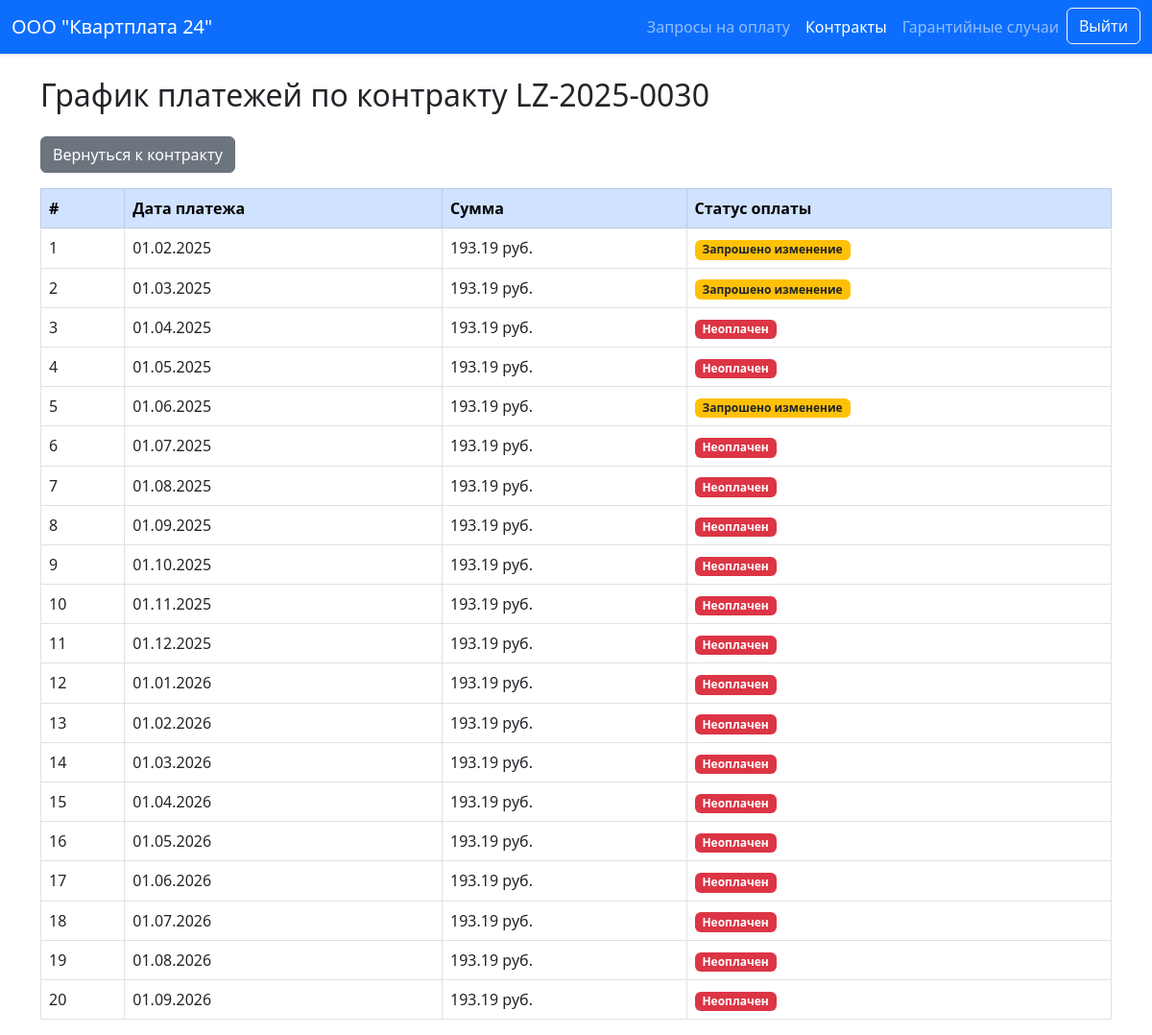
The page /contract/12/payments/ (signed in) on the database as committed earlier.
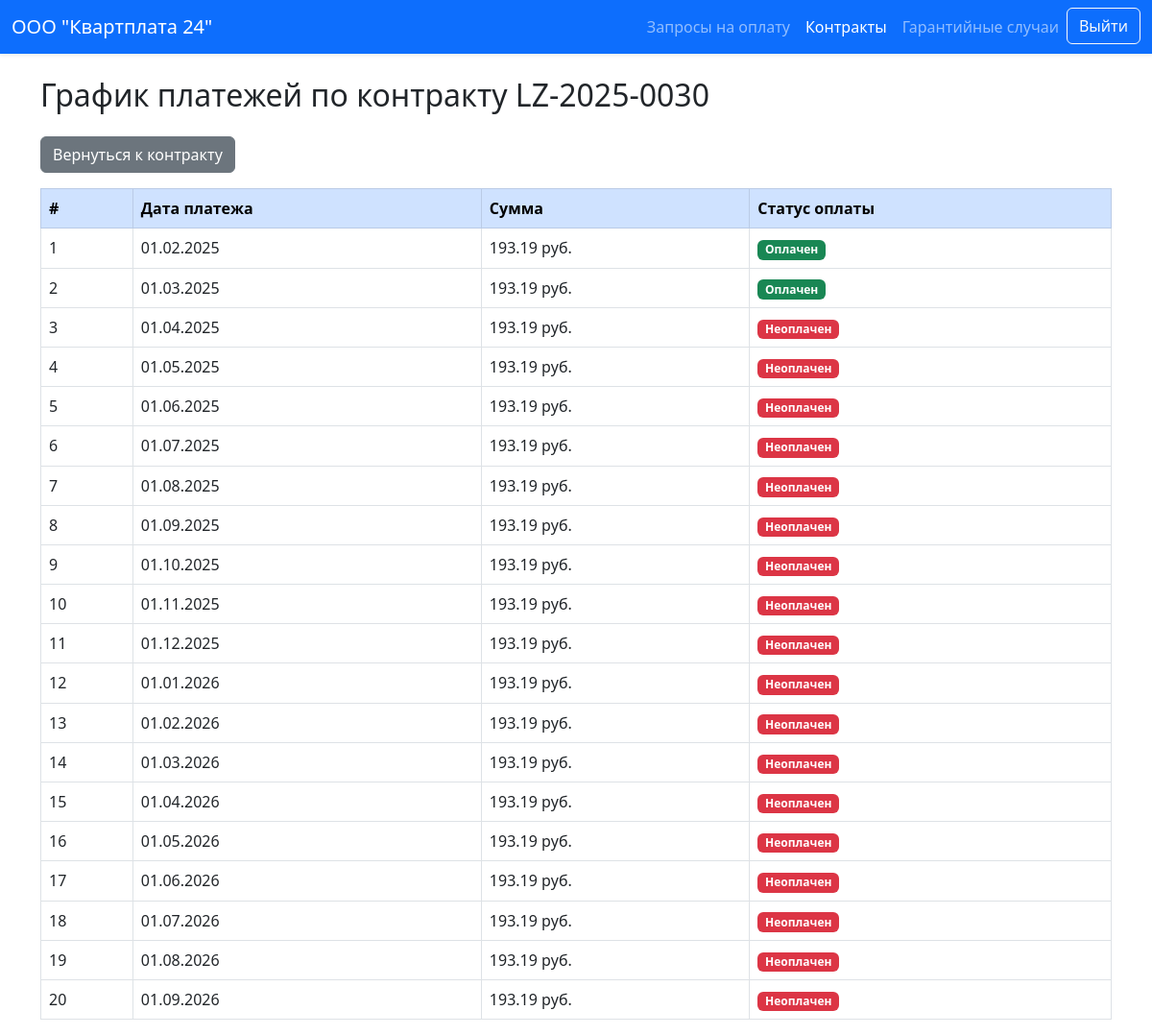
The same page on the database as committed later.
### leasing/models.py (models this page shows)
class Payment(models.Model):
    contract = models.ForeignKey(
        Contract,
        related_name='payments',
        on_delete=models.CASCADE
    )
    amount = models.DecimalField(max_digits=10, decimal_places=2)
    date = models.DateField()
    paid = models.BooleanField(default=False)
    request_paid = models.BooleanField(default=False)
    class Meta:
        ordering = ['date']

### leasing/views.py (the view)
# urls.py: path('contract/<int:pk>/payments/', views.view_payments, name='view_payments'),
@login_required
def view_payments(request, pk):
    is_lessor = False
    if request.user.profile.role == 'LR':
        is_lessor = True
    contract = get_object_or_404(Contract, pk=pk)
    payments = Payment.objects.filter(contract=contract)
    return render(
        request,
        'payment/view.html',
        {
            'payments': payments,
            'is_lessor': is_lessor,
            'is_lessee': request.user.profile.role == 'LE',
            'company_name': request.user.profile.display_name,
            'section': 'contract',
            'contract': contract,
        }
    )

### leasing/templates/payment/view.html (shortened to what this page needs)
{% extends 'base.html' %}
{% block content %}
<div class="container mt-4">
    <h2 class="mb-4">График платежей по контракту {{ contract.number }}</h2>
    <div class="mb-3">
        <a href="{% url 'view_contract' contract.id %}" class="btn btn-secondary">Вернуться к контракту</a>
    </div>
    <div class="table-responsive">
        <table class="table table-bordered table-hover">
            <thead class="table-primary">
                <tr>
                    <th>#</th>
                    <th>Дата платежа</th>
                    <th>Сумма</th>
                    <th>Статус оплаты</th>
                </tr>
            </thead>
            <tbody>
                {% for payment in payments %}
                    <tr>
                        <td>{{ forloop.counter }}</td>
                        <td>{{ payment.date|date:"d.m.Y" }}</td>
                        <td>{{ payment.amount }} руб.</td>
                        <td>
                            {% if payment.paid %}
                                <span class="badge bg-success">Оплачен</span>
                            {% elif payment.request_paid %}
                                <span class="badge bg-warning text-dark">Запрошено изменение</span>
                            {% elif not payment.paid %}
                                <span class="badge bg-danger">Неоплачен</span>
                            {% endif %}
                        </td>
                    </tr>
                {% endfor %}
            </tbody>
        </table>
    </div>
</div>
{% endblock %}

Rows that differ between the two databases and show on the page:
changed Payment (number 1 of 20 on the later page): paid "Запрошено изменение" → "Оплачен"
changed Payment (number 2 of 20 on the later page): paid "Запрошено изменение" → "Оплачен"
changed Payment (number 5 of 20 on the later page): request_paid "Запрошено изменение" → "Неоплачен"
